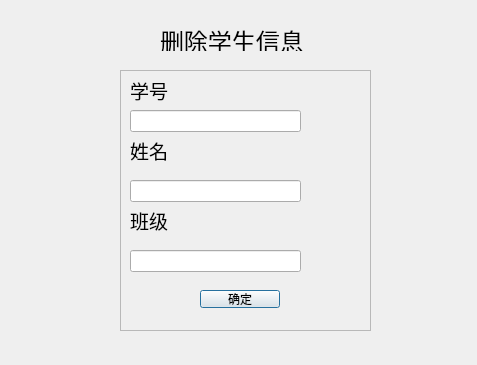
<?xml version="1.0" encoding="UTF-8"?>
<ui version="4.0">
 <class>deletstudialog</class>
 <widget class="QDialog" name="deletstudialog">
  <property name="geometry">
   <rect>
    <x>0</x>
    <y>0</y>
    <width>477</width>
    <height>365</height>
   </rect>
  </property>
  <property name="windowTitle">
   <string>Dialog</string>
  </property>
  <widget class="QFrame" name="frame">
   <property name="geometry">
    <rect>
     <x>120</x>
     <y>70</y>
     <width>251</width>
     <height>261</height>
    </rect>
   </property>
   <property name="frameShape">
    <enum>QFrame::StyledPanel</enum>
   </property>
   <property name="frameShadow">
    <enum>QFrame::Raised</enum>
   </property>
   <widget class="QLabel" name="idlabel">
    <property name="geometry">
     <rect>
      <x>10</x>
      <y>10</y>
      <width>49</width>
      <height>21</height>
     </rect>
    </property>
    <property name="font">
     <font>
      <family>幼圆</family>
      <pointsize>14</pointsize>
     </font>
    </property>
    <property name="text">
     <string>学号</string>
    </property>
   </widget>
   <widget class="QLabel" name="stulabel">
    <property name="geometry">
     <rect>
      <x>10</x>
      <y>70</y>
      <width>49</width>
      <height>21</height>
     </rect>
    </property>
    <property name="font">
     <font>
      <family>幼圆</family>
      <pointsize>14</pointsize>
     </font>
    </property>
    <property name="text">
     <string>姓名</string>
    </property>
   </widget>
   <widget class="QLabel" name="classlabel">
    <property name="geometry">
     <rect>
      <x>10</x>
      <y>140</y>
      <width>49</width>
      <height>21</height>
     </rect>
    </property>
    <property name="font">
     <font>
      <family>幼圆</family>
      <pointsize>14</pointsize>
     </font>
    </property>
    <property name="text">
     <string>班级</string>
    </property>
   </widget>
   <widget class="QLineEdit" name="idline">
    <property name="geometry">
     <rect>
      <x>10</x>
      <y>40</y>
      <width>171</width>
      <height>22</height>
     </rect>
    </property>
   </widget>
   <widget class="QLineEdit" name="stuline">
    <property name="geometry">
     <rect>
      <x>10</x>
      <y>110</y>
      <width>171</width>
      <height>22</height>
     </rect>
    </property>
   </widget>
   <widget class="QLineEdit" name="classline">
    <property name="geometry">
     <rect>
      <x>10</x>
      <y>180</y>
      <width>171</width>
      <height>22</height>
     </rect>
    </property>
   </widget>
   <widget class="QPushButton" name="pushButton">
    <property name="geometry">
     <rect>
      <x>80</x>
      <y>220</y>
      <width>80</width>
      <height>18</height>
     </rect>
    </property>
    <property name="font">
     <font>
      <family>幼圆</family>
     </font>
    </property>
    <property name="text">
     <string>确定</string>
    </property>
   </widget>
  </widget>
  <widget class="QLabel" name="title">
   <property name="geometry">
    <rect>
     <x>160</x>
     <y>30</y>
     <width>150</width>
     <height>21</height>
    </rect>
   </property>
   <property name="font">
    <font>
     <family>仿宋</family>
     <pointsize>18</pointsize>
    </font>
   </property>
   <property name="text">
    <string>删除学生信息</string>
   </property>
  </widget>
 </widget>
 <resources/>
 <connections/>
</ui>
